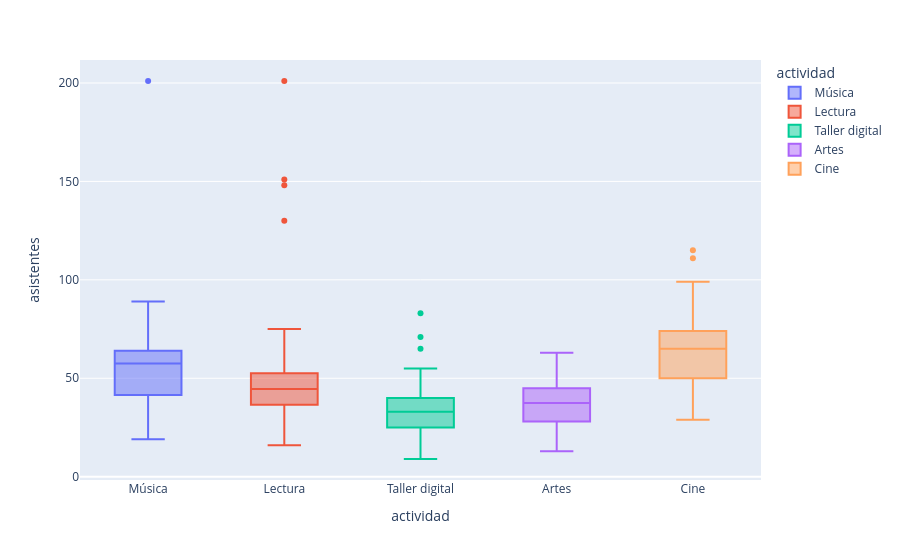

Notebook source saved alongside this figure:
### Markdown cell above
### ¿Las actividades tienen la misma dispersión?

### Code cell
fig = px.box(data_frame=df, y="asistentes", x="actividad", color="actividad")
fig.show()

### Figure 1 — Plotly figure (JSON) as saved in the notebook; plotly's stock layout.template omitted (floating-point values rounded to 4 significant figures; data arrays with more than 128 entries replaced by an {"elided": "..."} marker saying what was removed)
{"data": [{"alignmentgroup": "True", "hovertemplate": "actividad=%{x}<br>asistentes=%{y}<extra></extra>", "legendgroup": "Música", "marker": {"color": "#636efa"}, "name": "Música", "notched": false, "offsetgroup": "Música", "orientation": "v", "showlegend": true, "type": "box", "x": ["Música", "Música", "Música", "Música", "Música", "Música", "Música", "Música", "Música", "Música", "Música", "Música", "Música", "Música", "Música", "Música", "Música", "Música", "Música", "Música", "Música", "Música", "Música", "Música", "Música", "Música", "Música", "Música", "Música", "Música", "Música", "Música", "Música", "Música", "Música", "Música", "Música", "Música", "Música", "Música", "Música", "Música", "Música", "Música", "Música", "Música", "Música", "Música", "Música", "Música", "Música", "Música", "Música", "Música", "Música", "Música", "Música", "Música", "Música", "Música", "Música", "Música", "Música", "Música", "Música", "Música", "Música", "Música", "Música", "Música", "Música", "Música", "Música", "Música", "Música", "Música", "Música", "Música", "Música", "Música", "Música", "Música", "Música", "Música", "Música", "Música", "Música", "Música", "Música", "Música", "Música", "Música", "Música", "Música", "Música", "Música", "Música", "Música", "Música", "Música", "Música", "Música", "Música", "Música", "Música", "Música", "Música", "Música", "Música", "Música", "Música", "Música", "Música", "Música", "Música", "Música", "Música", "Música", "Música", "Música"], "x0": " ", "xaxis": "x", "y": [54, 56, 61, 31, 62, 55, 63, 64, 51, 58, 62, 41, 65, 58, 64, 85, 35, 31, 60, 60, 42, 66, 81, 40, 27, 66, 68, 69, 34, 71, 60, 61, 68, 37, 67, 45, 38, 65, 31, 36, 31, 52, 88, 52, 31, 82, 37, 77, 75, 52, 46, 60, 32, 64, 65, 33, 49, 61, 62, 30, 36, 49, 53, 52, 55, 57, 57, 70, 63, 61, 55, 69, 77, 78, 47, 59, 63, 70, 57, 58, 30, 61, 50, 58, 51, 24, 60, 34, 24, 61, 61, 42, 34, 54, 75, 19, 30, 33, 59, 62, 31, 43, 60, 58, 24, 47, 57, 79, 70, 89, 60, 37, 68, 21, 69, 63, 50, 55, 201, 49], "y0": " ", "yaxis": "y"}, {"alignmentgroup": "True", "hovertemplate": "actividad=%{x}<br>asistentes=%{y}<extra></extra>", "legendgroup": "Lectura", "marker": {"color": "#EF553B"}, "name": "Lectura", "notched": false, "offsetgroup": "Lectura", "orientation": "v", "showlegend": true, "type": "box", "x": {"elided": "176 str values"}, "x0": " ", "xaxis": "x", "y": {"elided": "176 int values"}, "y0": " ", "yaxis": "y"}, {"alignmentgroup": "True", "hovertemplate": "actividad=%{x}<br>asistentes=%{y}<extra></extra>", "legendgroup": "Taller digital", "marker": {"color": "#00cc96"}, "name": "Taller digital", "notched": false, "offsetgroup": "Taller digital", "orientation": "v", "showlegend": true, "type": "box", "x": {"elided": "129 str values"}, "x0": " ", "xaxis": "x", "y": {"elided": "129 int values"}, "y0": " ", "yaxis": "y"}, {"alignmentgroup": "True", "hovertemplate": "actividad=%{x}<br>asistentes=%{y}<extra></extra>", "legendgroup": "Artes", "marker": {"color": "#ab63fa"}, "name": "Artes", "notched": false, "offsetgroup": "Artes", "orientation": "v", "showlegend": true, "type": "box", "x": ["Artes", "Artes", "Artes", "Artes", "Artes", "Artes", "Artes", "Artes", "Artes", "Artes", "Artes", "Artes", "Artes", "Artes", "Artes", "Artes", "Artes", "Artes", "Artes", "Artes", "Artes", "Artes", "Artes", "Artes", "Artes", "Artes", "Artes", "Artes", "Artes", "Artes", "Artes", "Artes", "Artes", "Artes", "Artes", "Artes", "Artes", "Artes", "Artes", "Artes", "Artes", "Artes", "Artes", "Artes", "Artes", "Artes", "Artes", "Artes", "Artes", "Artes", "Artes", "Artes", "Artes", "Artes", "Artes", "Artes", "Artes", "Artes", "Artes", "Artes", "Artes", "Artes", "Artes", "Artes", "Artes", "Artes", "Artes", "Artes", "Artes", "Artes", "Artes", "Artes", "Artes", "Artes", "Artes", "Artes", "Artes", "Artes", "Artes", "Artes", "Artes", "Artes", "Artes", "Artes", "Artes", "Artes", "Artes", "Artes", "Artes", "Artes", "Artes", "Artes", "Artes", "Artes", "Artes", "Artes", "Artes", "Artes", "Artes", "Artes", "Artes", "Artes", "Artes", "Artes", "Artes", "Artes", "Artes", "Artes", "Artes", "Artes", "Artes", "Artes", "Artes", "Artes", "Artes", "Artes"], "x0": " ", "xaxis": "x", "y": [43, 40, 63, 44, 24, 31, 42, 46, 37, 45, 21, 36, 35, 47, 27, 49, 28, 21, 54, 46, 25, 28, 27, 40, 24, 23, 15, 53, 20, 38, 47, 46, 26, 45, 25, 46, 14, 29, 62, 37, 43, 56, 28, 41, 48, 38, 23, 42, 41, 35, 38, 35, 50, 38, 33, 33, 48, 48, 40, 42, 41, 53, 28, 24, 50, 48, 46, 19, 43, 37, 34, 41, 34, 22, 48, 13, 44, 48, 23, 46, 33, 32, 37, 29, 39, 36, 39, 32, 26, 18, 36, 46, 33, 41, 42, 42, 34, 19, 43, 31, 47, 52, 33, 29, 39, 44, 52, 44, 34, 36, 45, 15, 20, 28, 22, 16], "y0": " ", "yaxis": "y"}, {"alignmentgroup": "True", "hovertemplate": "actividad=%{x}<br>asistentes=%{y}<extra></extra>", "legendgroup": "Cine", "marker": {"color": "#FFA15A"}, "name": "Cine", "notched": false, "offsetgroup": "Cine", "orientation": "v", "showlegend": true, "type": "box", "x": ["Cine", "Cine", "Cine", "Cine", "Cine", "Cine", "Cine", "Cine", "Cine", "Cine", "Cine", "Cine", "Cine", "Cine", "Cine", "Cine", "Cine", "Cine", "Cine", "Cine", "Cine", "Cine", "Cine", "Cine", "Cine", "Cine", "Cine", "Cine", "Cine", "Cine", "Cine", "Cine", "Cine", "Cine", "Cine", "Cine", "Cine", "Cine", "Cine", "Cine", "Cine", "Cine", "Cine", "Cine", "Cine", "Cine", "Cine", "Cine", "Cine", "Cine", "Cine", "Cine", "Cine", "Cine", "Cine", "Cine", "Cine", "Cine", "Cine", "Cine", "Cine", "Cine", "Cine", "Cine", "Cine", "Cine", "Cine", "Cine", "Cine", "Cine", "Cine", "Cine", "Cine", "Cine", "Cine", "Cine", "Cine", "Cine", "Cine", "Cine", "Cine", "Cine", "Cine", "Cine", "Cine", "Cine", "Cine", "Cine", "Cine", "Cine", "Cine", "Cine", "Cine", "Cine", "Cine", "Cine", "Cine", "Cine", "Cine"], "x0": " ", "xaxis": "x", "y": [97, 65, 36, 73, 73, 61, 55, 84, 34, 63, 62, 47, 38, 70, 82, 99, 59, 72, 54, 92, 44, 76, 72, 54, 63, 43, 93, 73, 41, 68, 83, 115, 29, 76, 46, 33, 67, 50, 89, 70, 31, 32, 50, 80, 97, 80, 57, 73, 88, 56, 111, 74, 66, 81, 70, 31, 53, 52, 84, 66, 74, 66, 47, 70, 62, 82, 37, 48, 53, 77, 66, 71, 63, 49, 39, 72, 48, 64, 72, 40, 39, 86, 59, 64, 79, 73, 68, 54, 98, 32, 39, 50, 62, 54, 67, 60, 40, 69, 98], "y0": " ", "yaxis": "y"}], "layout": {"boxmode": "overlay", "legend": {"title": {"text": "actividad"}, "tracegroupgap": 0}, "margin": {"t": 60}, "xaxis": {"anchor": "y", "categoryarray": ["Música", "Lectura", "Taller digital", "Artes", "Cine"], "categoryorder": "array", "domain": [0, 1], "title": {"text": "actividad"}}, "yaxis": {"anchor": "x", "domain": [0, 1], "title": {"text": "asistentes"}}}}
